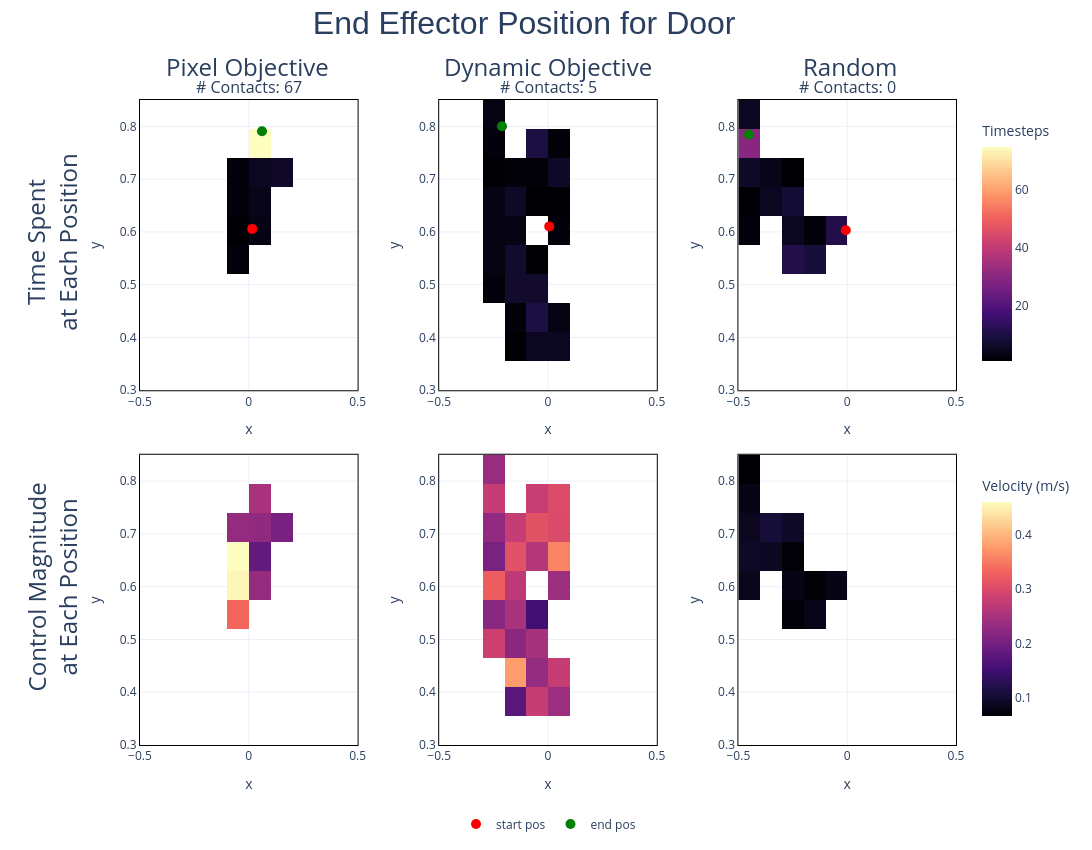

The notebook cell this image was saved under:
### Code cell
PROJECT_ROOT = Path("/home/ayush/Desktop/tutorials/rl_latent/E2C/")
eig_path = 'runs/door/door_eig_final_0'
maxdyn_path = 'runs/door/door_maxdyn_final_0'
rand_path = 'runs/door/door_random_final_0'

paths = [eig_path, maxdyn_path, rand_path]

pos_titles = []
# Load all states to calculate global limits
states = [torch.load(PROJECT_ROOT / path / 'eval_saved_state.pt') for path in paths]

# states: list of 3 tensors/arrays; cols: [x, y, z, gripper, x_obj, y_obj, z_obj, reward, xdot, ydot, zdot, gripper_vel, contact]
states_np = [s.cpu().numpy() if hasattr(s, "cpu") else np.asarray(s) for s in states]
for i, title in enumerate(range(3)):
    pos_titles.append(f"# Contacts: {np.count_nonzero(states_np[i][:, -1])}")

bins = 10
min_count = 1  # for arrows if you add them later

# Compute global axis limits so columns align visually
x_min = -0.5 # min(arr[:, 0].min() for arr in states_np)
x_max = 0.5 # max(arr[:, 0].max() for arr in states_np)
y_min = 0.3 # min(arr[:, 1].min() for arr in states_np)
y_max = 0.85 # max(arr[:, 1].max() for arr in states_np)

def hist2d_with_velocity(arr, bins):
    x, y = arr[:, 0], arr[:, 1]
    vx, vy, vz = arr[:, 8], arr[:, 9], arr[:, 10]
    # TODO: check shape of velocity, ensure dividing by right amount, max velocity should not be able to be more than 0.5
    vel = np.linalg.norm((vx, vy, vz), axis=0) / 4 / 3 # divide by self.meta_ts to get m/s
    occ_pos, xedges, yedges = np.histogram2d(x, y, bins=bins, range=[[x_min, x_max], [y_min, y_max]])
    # occ_vel, _, _ = np.histogram2d(x, y, bins=bins, weights=vel, range=[[x_min, x_max], [y_min, y_max]])
    occ_vel, _, _, _ = binned_statistic_2d(x, y, vel, bins=bins, range=[[x_min, x_max], [y_min, y_max]])
    
    xc = 0.5 * (xedges[:-1] + xedges[1:])
    yc = 0.5 * (yedges[:-1] + yedges[1:])
    return occ_pos, occ_vel, xc, yc

all_occ_pos = []
all_occ_vel = []

for arr in states_np:
    occ_pos, occ_vel, _, _ = hist2d_with_velocity(arr, bins)
    # Mask zeros with NaN before finding min/max
    occ_pos_masked = np.where(occ_pos == 0, np.nan, occ_pos)
    all_occ_pos.append(occ_pos_masked)
    all_occ_vel.append(occ_vel)

# Global min/max for position row (ignoring NaNs)
pos_min = np.nanmin([np.nanmin(x) for x in all_occ_pos])
pos_max = np.nanmax([np.nanmax(x) for x in all_occ_pos])
vel_min = np.nanmin([np.nanmin(x) for x in all_occ_vel])
vel_max = np.nanmax([np.nanmax(x) for x in all_occ_vel])

fig = make_subplots(rows=2, cols=3, horizontal_spacing=0.1, vertical_spacing=0.1,
                    subplot_titles=pos_titles)
fig_width = 1150
fig.update_layout(height=850, width=fig_width, template="plotly_white")

# coffee_x, coffee_y = -0.03, 0.52 # states_np[0][20, 0], states_np[0][20, 1] # COFFEE
coffee_x, coffee_y = states_np[0][58, 0], states_np[0][58, 1] # DOOR
# button_x, button_y = states_np[0][25, 0], states_np[0][25, 1]
cam_x, cam_y = -0.7, 0.0
look_until_x1, look_until_y1 = -0.5, 0.7
look_until_x2, look_until_y2 = 0.5, 0.0

for col, arr in enumerate(states_np, start=1):
    occ_pos, occ_vel, xc, yc = hist2d_with_velocity(arr, bins)
    occ_pos = np.where(occ_pos == 0, np.nan, occ_pos)

    # Heatmaps: use centers for x/y
    fig.add_trace(
        go.Heatmap(x=xc, y=yc, z=occ_pos.T, colorscale="Magma",
                   zmin=pos_min, zmax=pos_max,
                   colorbar=dict(title="Timesteps", len=0.4, y=0.78), showscale=(col == 3)),
        row=1, col=col
    )
    fig.add_trace(
        go.Heatmap(x=xc, y=yc, z=occ_vel.T, colorscale="Magma",
                   zmin=vel_min, zmax=vel_max,
                   colorbar=dict(title="Velocity (m/s)", len=0.4, y=0.23), showscale=(col == 3)),
        row=2, col=col
    )
    # Top-row markers: start (red circle), end (green circle), object (contrast star)
    start_x, start_y = arr[0, 0], arr[0, 1]
    end_x, end_y = arr[-1, 0], arr[-1, 1]

    fig.add_trace(
        go.Scatter(x=[start_x], y=[start_y], mode="markers",
                   marker=dict(size=10, color="red", symbol="circle"),
                   name=f"start pos", showlegend=(col == 1)),
        row=1, col=col
    )
    fig.add_trace(
        go.Scatter(x=[end_x], y=[end_y], mode="markers",
                   marker=dict(size=10, color="green", symbol="circle"),
                   name=f"end pos", showlegend=(col == 1)),
        row=1, col=col
    )
    # fig.add_trace(
    #     go.Scatter(x=[coffee_x], y=[coffee_y], mode="markers",
    #                marker=dict(size=12, color="#FFD700", symbol="star"),
    #                name=f"object", showlegend=(col == 1)),
    #     row=1, col=col
    # )


# Axis labels and unified ranges
for c in range(1, 4):
    fig.update_xaxes(title_text="x", range=[x_min, x_max], row=1, col=c)
    fig.update_yaxes(title_text="y", range=[y_min, y_max], row=1, col=c)
    fig.update_xaxes(title_text="x", range=[x_min, x_max], row=2, col=c)
    fig.update_yaxes(title_text="y", range=[y_min, y_max], row=2, col=c)

# --- Overall figure title (centered, inside figure) ---
fig.update_layout(
    title=dict(
        text="End Effector Position for Door",
        x=0.48, xanchor="center",
        y=0.96, yanchor="bottom",        # keep inside the canvas
        font=dict(size=32, family="Arial")
    ),
    # leave room for top title and left row labels
    margin=dict(l=140, r=100, t=100, b=90)
)

# --- Shared row titles (rotated 90°, placed in left margin) ---
row_titles = ["Time Spent<br>at Each Position", "Control Magnitude<br>at Each Position"]
# approximate row centers in paper coords for 2 rows
row_ys = [0.92, 0.08]
for y, text in zip(row_ys, row_titles):
    fig.add_annotation(
        x=-0.15, y=y, xref="paper", yref="paper",  # shift left; margin.l ensures room
        text=text, showarrow=False,
        textangle=-90,
        font=dict(size=24),
        align="center"
    )

# --- Shared column titles (top of each column) ---
col_titles = ["Pixel Objective", "Dynamic Objective", "Random"]
ncols = 3
row_xs = [0.03, 0.5, 0.93]
for i, text in enumerate(col_titles, start=1):
    # x = (i - 0.5 - (120+100)/fig_width) / (ncols - (120+100)/fig_width)          # column center in paper coords
    fig.add_annotation(
        x=row_xs[i-1], y=1.08, xref="paper", yref="paper",
        text=text, showarrow=False,
        font=dict(size=24),
        align="center"
    )
# Draw borders around each subplot (mirror axis lines)
for r in range(1, 3):
    for c in range(1, 4):
        fig.update_xaxes(showline=True, linewidth=1, linecolor="black", mirror=True, zeroline=False, row=r, col=c)
        fig.update_yaxes(showline=True, linewidth=1, linecolor="black", mirror=True, zeroline=False, row=r, col=c)

# --- Keep legend clear and colorbars separated ---
fig.update_layout(
    legend=dict(
        orientation="h",
        yanchor="top", y=-0.1,         # below plots
        xanchor="center", x=0.5
    )
)
# Optional: nudge colorbars to the right if needed
for tr in fig.data:
    if isinstance(tr, go.Heatmap) and tr.colorbar:
        tr.update(colorbar=dict(x=1.02))
fig.show()

### Figure 1 — Plotly figure (JSON) as saved in the notebook; plotly's stock layout.template omitted (floating-point values rounded to 4 significant figures)
{"data": [{"colorbar": {"len": 0.4, "title": {"text": "Timesteps"}, "x": 1.02, "y": 0.78}, "colorscale": [[0, "#000004"], [0.1111, "#180f3d"], [0.2222, "#440f76"], [0.3333, "#721f81"], [0.4444, "#9e2f7f"], [0.5556, "#cd4071"], [0.6667, "#f1605d"], [0.7778, "#fd9668"], [0.8889, "#feca8d"], [1, "#fcfdbf"]], "showscale": false, "type": "heatmap", "x": [-0.45, -0.35, -0.25, -0.15, -0.05, 0.05, 0.15, 0.25, 0.35, 0.45], "xaxis": "x", "y": [0.3275, 0.3825, 0.4375, 0.4925, 0.5475, 0.6025, 0.6575, 0.7125, 0.7675, 0.8225], "yaxis": "y", "z": [[NaN, NaN, NaN, NaN, NaN, NaN, NaN, NaN, NaN, NaN], [NaN, NaN, NaN, NaN, NaN, NaN, NaN, NaN, NaN, NaN], [NaN, NaN, NaN, NaN, NaN, NaN, NaN, NaN, NaN, NaN], [NaN, NaN, NaN, NaN, NaN, NaN, NaN, NaN, NaN, NaN], [NaN, NaN, NaN, NaN, 2.0, NaN, NaN, NaN, NaN, NaN], [NaN, NaN, NaN, NaN, 1.0, 3.0, NaN, NaN, NaN, NaN], [NaN, NaN, NaN, NaN, 2.0, 4.0, NaN, NaN, NaN, NaN], [NaN, NaN, NaN, NaN, 2.0, 5.0, 6.0, NaN, NaN, NaN], [NaN, NaN, NaN, NaN, NaN, 75.0, NaN, NaN, NaN, NaN], [NaN, NaN, NaN, NaN, NaN, NaN, NaN, NaN, NaN, NaN]], "zmax": 75, "zmin": 1}, {"colorbar": {"len": 0.4, "title": {"text": "Velocity (m/s)"}, "x": 1.02, "y": 0.23}, "colorscale": [[0, "#000004"], [0.1111, "#180f3d"], [0.2222, "#440f76"], [0.3333, "#721f81"], [0.4444, "#9e2f7f"], [0.5556, "#cd4071"], [0.6667, "#f1605d"], [0.7778, "#fd9668"], [0.8889, "#feca8d"], [1, "#fcfdbf"]], "showscale": false, "type": "heatmap", "x": [-0.45, -0.35, -0.25, -0.15, -0.05, 0.05, 0.15, 0.25, 0.35, 0.45], "xaxis": "x4", "y": [0.3275, 0.3825, 0.4375, 0.4925, 0.5475, 0.6025, 0.6575, 0.7125, 0.7675, 0.8225], "yaxis": "y4", "z": [[NaN, NaN, NaN, NaN, NaN, NaN, NaN, NaN, NaN, NaN], [NaN, NaN, NaN, NaN, NaN, NaN, NaN, NaN, NaN, NaN], [NaN, NaN, NaN, NaN, NaN, NaN, NaN, NaN, NaN, NaN], [NaN, NaN, NaN, NaN, NaN, NaN, NaN, NaN, NaN, NaN], [NaN, NaN, NaN, NaN, 0.3344, NaN, NaN, NaN, NaN, NaN], [NaN, NaN, NaN, NaN, 0.4557, 0.2323, NaN, NaN, NaN, NaN], [NaN, NaN, NaN, NaN, 0.4605, 0.184, NaN, NaN, NaN, NaN], [NaN, NaN, NaN, NaN, 0.2319, 0.2271, 0.2042, NaN, NaN, NaN], [NaN, NaN, NaN, NaN, NaN, 0.2512, NaN, NaN, NaN, NaN], [NaN, NaN, NaN, NaN, NaN, NaN, NaN, NaN, NaN, NaN]], "zmax": 0.4605, "zmin": 0.06722}, {"marker": {"color": "red", "size": 10, "symbol": "circle"}, "mode": "markers", "name": "start pos", "showlegend": true, "type": "scatter", "x": [0.01547], "xaxis": "x", "y": [0.6058], "yaxis": "y"}, {"marker": {"color": "green", "size": 10, "symbol": "circle"}, "mode": "markers", "name": "end pos", "showlegend": true, "type": "scatter", "x": [0.06062], "xaxis": "x", "y": [0.7909], "yaxis": "y"}, {"colorbar": {"len": 0.4, "title": {"text": "Timesteps"}, "x": 1.02, "y": 0.78}, "colorscale": [[0, "#000004"], [0.1111, "#180f3d"], [0.2222, "#440f76"], [0.3333, "#721f81"], [0.4444, "#9e2f7f"], [0.5556, "#cd4071"], [0.6667, "#f1605d"], [0.7778, "#fd9668"], [0.8889, "#feca8d"], [1, "#fcfdbf"]], "showscale": false, "type": "heatmap", "x": [-0.45, -0.35, -0.25, -0.15, -0.05, 0.05, 0.15, 0.25, 0.35, 0.45], "xaxis": "x2", "y": [0.3275, 0.3825, 0.4375, 0.4925, 0.5475, 0.6025, 0.6575, 0.7125, 0.7675, 0.8225], "yaxis": "y2", "z": [[NaN, NaN, NaN, NaN, NaN, NaN, NaN, NaN, NaN, NaN], [NaN, NaN, NaN, 1.0, 5.0, 5.0, NaN, NaN, NaN, NaN], [NaN, NaN, NaN, 2.0, 10.0, 3.0, NaN, NaN, NaN, NaN], [NaN, NaN, 2.0, 7.0, 7.0, NaN, NaN, NaN, NaN, NaN], [NaN, NaN, 3.0, 7.0, 1.0, NaN, NaN, NaN, NaN, NaN], [NaN, NaN, 3.0, 3.0, NaN, 2.0, NaN, NaN, NaN, NaN], [NaN, NaN, 3.0, 6.0, 1.0, 1.0, NaN, NaN, NaN, NaN], [NaN, NaN, 1.0, 2.0, 2.0, 6.0, NaN, NaN, NaN, NaN], [NaN, NaN, 2.0, NaN, 10.0, 2.0, NaN, NaN, NaN, NaN], [NaN, NaN, 3.0, NaN, NaN, NaN, NaN, NaN, NaN, NaN]], "zmax": 75, "zmin": 1}, {"colorbar": {"len": 0.4, "title": {"text": "Velocity (m/s)"}, "x": 1.02, "y": 0.23}, "colorscale": [[0, "#000004"], [0.1111, "#180f3d"], [0.2222, "#440f76"], [0.3333, "#721f81"], [0.4444, "#9e2f7f"], [0.5556, "#cd4071"], [0.6667, "#f1605d"], [0.7778, "#fd9668"], [0.8889, "#feca8d"], [1, "#fcfdbf"]], "showscale": false, "type": "heatmap", "x": [-0.45, -0.35, -0.25, -0.15, -0.05, 0.05, 0.15, 0.25, 0.35, 0.45], "xaxis": "x5", "y": [0.3275, 0.3825, 0.4375, 0.4925, 0.5475, 0.6025, 0.6575, 0.7125, 0.7675, 0.8225], "yaxis": "y5", "z": [[NaN, NaN, NaN, NaN, NaN, NaN, NaN, NaN, NaN, NaN], [NaN, NaN, NaN, 0.1749, 0.2785, 0.2398, NaN, NaN, NaN, NaN], [NaN, NaN, NaN, 0.378, 0.2325, 0.278, NaN, NaN, NaN, NaN], [NaN, NaN, 0.285, 0.2219, 0.2492, NaN, NaN, NaN, NaN, NaN], [NaN, NaN, 0.2216, 0.2515, 0.1526, NaN, NaN, NaN, NaN, NaN], [NaN, NaN, 0.3244, 0.2709, NaN, 0.239, NaN, NaN, NaN, NaN], [NaN, NaN, 0.2061, 0.3104, 0.2623, 0.3583, NaN, NaN, NaN, NaN], [NaN, NaN, 0.2292, 0.2774, 0.3109, 0.3013, NaN, NaN, NaN, NaN], [NaN, NaN, 0.2788, NaN, 0.2794, 0.3016, NaN, NaN, NaN, NaN], [NaN, NaN, 0.2357, NaN, NaN, NaN, NaN, NaN, NaN, NaN]], "zmax": 0.4605, "zmin": 0.06722}, {"marker": {"color": "red", "size": 10, "symbol": "circle"}, "mode": "markers", "name": "start pos", "showlegend": false, "type": "scatter", "x": [0.0056], "xaxis": "x2", "y": [0.6105], "yaxis": "y2"}, {"marker": {"color": "green", "size": 10, "symbol": "circle"}, "mode": "markers", "name": "end pos", "showlegend": false, "type": "scatter", "x": [-0.2113], "xaxis": "x2", "y": [0.8002], "yaxis": "y2"}, {"colorbar": {"len": 0.4, "title": {"text": "Timesteps"}, "x": 1.02, "y": 0.78}, "colorscale": [[0, "#000004"], [0.1111, "#180f3d"], [0.2222, "#440f76"], [0.3333, "#721f81"], [0.4444, "#9e2f7f"], [0.5556, "#cd4071"], [0.6667, "#f1605d"], [0.7778, "#fd9668"], [0.8889, "#feca8d"], [1, "#fcfdbf"]], "showscale": true, "type": "heatmap", "x": [-0.45, -0.35, -0.25, -0.15, -0.05, 0.05, 0.15, 0.25, 0.35, 0.45], "xaxis": "x3", "y": [0.3275, 0.3825, 0.4375, 0.4925, 0.5475, 0.6025, 0.6575, 0.7125, 0.7675, 0.8225], "yaxis": "y3", "z": [[NaN, NaN, NaN, NaN, NaN, NaN, NaN, NaN, NaN, NaN], [NaN, NaN, NaN, NaN, NaN, NaN, NaN, NaN, NaN, NaN], [NaN, NaN, NaN, NaN, NaN, NaN, NaN, NaN, NaN, NaN], [NaN, NaN, NaN, NaN, NaN, NaN, NaN, NaN, NaN, NaN], [NaN, NaN, 11.0, 9.0, NaN, NaN, NaN, NaN, NaN, NaN], [2.0, NaN, 5.0, 2.0, 11.0, NaN, NaN, NaN, NaN, NaN], [1.0, 5.0, 8.0, NaN, NaN, NaN, NaN, NaN, NaN, NaN], [6.0, 4.0, 1.0, NaN, NaN, NaN, NaN, NaN, NaN, NaN], [30.0, NaN, NaN, NaN, NaN, NaN, NaN, NaN, NaN, NaN], [5.0, NaN, NaN, NaN, NaN, NaN, NaN, NaN, NaN, NaN]], "zmax": 75, "zmin": 1}, {"colorbar": {"len": 0.4, "title": {"text": "Velocity (m/s)"}, "x": 1.02, "y": 0.23}, "colorscale": [[0, "#000004"], [0.1111, "#180f3d"], [0.2222, "#440f76"], [0.3333, "#721f81"], [0.4444, "#9e2f7f"], [0.5556, "#cd4071"], [0.6667, "#f1605d"], [0.7778, "#fd9668"], [0.8889, "#feca8d"], [1, "#fcfdbf"]], "showscale": true, "type": "heatmap", "x": [-0.45, -0.35, -0.25, -0.15, -0.05, 0.05, 0.15, 0.25, 0.35, 0.45], "xaxis": "x6", "y": [0.3275, 0.3825, 0.4375, 0.4925, 0.5475, 0.6025, 0.6575, 0.7125, 0.7675, 0.8225], "yaxis": "y6", "z": [[NaN, NaN, NaN, NaN, NaN, NaN, NaN, NaN, NaN, NaN], [NaN, NaN, NaN, NaN, NaN, NaN, NaN, NaN, NaN, NaN], [NaN, NaN, NaN, NaN, NaN, NaN, NaN, NaN, NaN, NaN], [NaN, NaN, NaN, NaN, NaN, NaN, NaN, NaN, NaN, NaN], [NaN, NaN, 0.07054, 0.08241, NaN, NaN, NaN, NaN, NaN, NaN], [0.08623, NaN, 0.07965, 0.06992, 0.0802, NaN, NaN, NaN, NaN, NaN], [0.09445, 0.09025, 0.07057, NaN, NaN, NaN, NaN, NaN, NaN, NaN], [0.08826, 0.1075, 0.09471, NaN, NaN, NaN, NaN, NaN, NaN, NaN], [0.07994, NaN, NaN, NaN, NaN, NaN, NaN, NaN, NaN, NaN], [0.06722, NaN, NaN, NaN, NaN, NaN, NaN, NaN, NaN, NaN]], "zmax": 0.4605, "zmin": 0.06722}, {"marker": {"color": "red", "size": 10, "symbol": "circle"}, "mode": "markers", "name": "start pos", "showlegend": false, "type": "scatter", "x": [-0.006373], "xaxis": "x3", "y": [0.6033], "yaxis": "y3"}, {"marker": {"color": "green", "size": 10, "symbol": "circle"}, "mode": "markers", "name": "end pos", "showlegend": false, "type": "scatter", "x": [-0.4516], "xaxis": "x3", "y": [0.7845], "yaxis": "y3"}], "layout": {"annotations": [{"font": {"size": 16}, "showarrow": false, "text": "# Contacts: 67", "x": 0.1333, "xanchor": "center", "xref": "paper", "y": 1, "yanchor": "bottom", "yref": "paper"}, {"font": {"size": 16}, "showarrow": false, "text": "# Contacts: 5", "x": 0.5, "xanchor": "center", "xref": "paper", "y": 1, "yanchor": "bottom", "yref": "paper"}, {"font": {"size": 16}, "showarrow": false, "text": "# Contacts: 0", "x": 0.8667, "xanchor": "center", "xref": "paper", "y": 1, "yanchor": "bottom", "yref": "paper"}, {"align": "center", "font": {"size": 24}, "showarrow": false, "text": "Time Spent<br>at Each Position", "textangle": -90, "x": -0.15, "xref": "paper", "y": 0.92, "yref": "paper"}, {"align": "center", "font": {"size": 24}, "showarrow": false, "text": "Control Magnitude<br>at Each Position", "textangle": -90, "x": -0.15, "xref": "paper", "y": 0.08, "yref": "paper"}, {"align": "center", "font": {"size": 24}, "showarrow": false, "text": "Pixel Objective", "x": 0.03, "xref": "paper", "y": 1.08, "yref": "paper"}, {"align": "center", "font": {"size": 24}, "showarrow": false, "text": "Dynamic Objective", "x": 0.5, "xref": "paper", "y": 1.08, "yref": "paper"}, {"align": "center", "font": {"size": 24}, "showarrow": false, "text": "Random", "x": 0.93, "xref": "paper", "y": 1.08, "yref": "paper"}], "height": 850, "legend": {"orientation": "h", "x": 0.5, "xanchor": "center", "y": -0.1, "yanchor": "top"}, "margin": {"b": 90, "l": 140, "r": 100, "t": 100}, "title": {"font": {"family": "Arial", "size": 32}, "text": "End Effector Position for Door", "x": 0.48, "xanchor": "center", "y": 0.96, "yanchor": "bottom"}, "width": 1150, "xaxis": {"anchor": "y", "domain": [0, 0.2667], "linecolor": "black", "linewidth": 1, "mirror": true, "range": [-0.5, 0.5], "showline": true, "title": {"text": "x"}, "zeroline": false}, "xaxis2": {"anchor": "y2", "domain": [0.3667, 0.6333], "linecolor": "black", "linewidth": 1, "mirror": true, "range": [-0.5, 0.5], "showline": true, "title": {"text": "x"}, "zeroline": false}, "xaxis3": {"anchor": "y3", "domain": [0.7333, 1], "linecolor": "black", "linewidth": 1, "mirror": true, "range": [-0.5, 0.5], "showline": true, "title": {"text": "x"}, "zeroline": false}, "xaxis4": {"anchor": "y4", "domain": [0, 0.2667], "linecolor": "black", "linewidth": 1, "mirror": true, "range": [-0.5, 0.5], "showline": true, "title": {"text": "x"}, "zeroline": false}, "xaxis5": {"anchor": "y5", "domain": [0.3667, 0.6333], "linecolor": "black", "linewidth": 1, "mirror": true, "range": [-0.5, 0.5], "showline": true, "title": {"text": "x"}, "zeroline": false}, "xaxis6": {"anchor": "y6", "domain": [0.7333, 1], "linecolor": "black", "linewidth": 1, "mirror": true, "range": [-0.5, 0.5], "showline": true, "title": {"text": "x"}, "zeroline": false}, "yaxis": {"anchor": "x", "domain": [0.55, 1], "linecolor": "black", "linewidth": 1, "mirror": true, "range": [0.3, 0.85], "showline": true, "title": {"text": "y"}, "zeroline": false}, "yaxis2": {"anchor": "x2", "domain": [0.55, 1], "linecolor": "black", "linewidth": 1, "mirror": true, "range": [0.3, 0.85], "showline": true, "title": {"text": "y"}, "zeroline": false}, "yaxis3": {"anchor": "x3", "domain": [0.55, 1], "linecolor": "black", "linewidth": 1, "mirror": true, "range": [0.3, 0.85], "showline": true, "title": {"text": "y"}, "zeroline": false}, "yaxis4": {"anchor": "x4", "domain": [0, 0.45], "linecolor": "black", "linewidth": 1, "mirror": true, "range": [0.3, 0.85], "showline": true, "title": {"text": "y"}, "zeroline": false}, "yaxis5": {"anchor": "x5", "domain": [0, 0.45], "linecolor": "black", "linewidth": 1, "mirror": true, "range": [0.3, 0.85], "showline": true, "title": {"text": "y"}, "zeroline": false}, "yaxis6": {"anchor": "x6", "domain": [0, 0.45], "linecolor": "black", "linewidth": 1, "mirror": true, "range": [0.3, 0.85], "showline": true, "title": {"text": "y"}, "zeroline": false}}}
